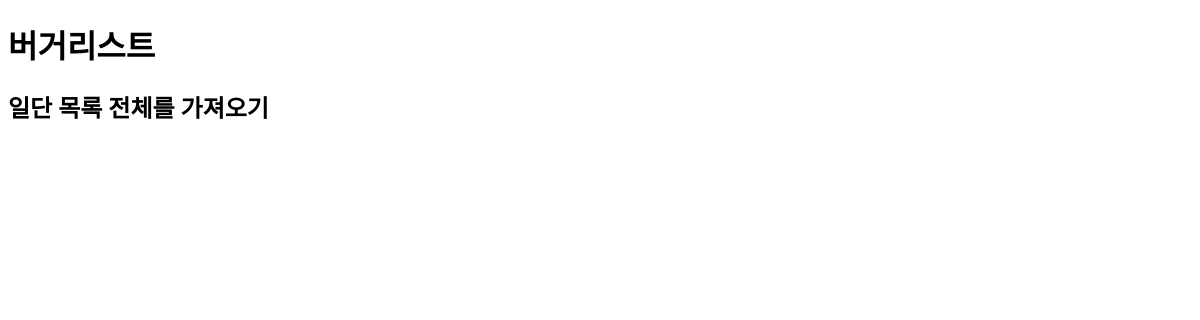
The page /list/ on the database as committed earlier.
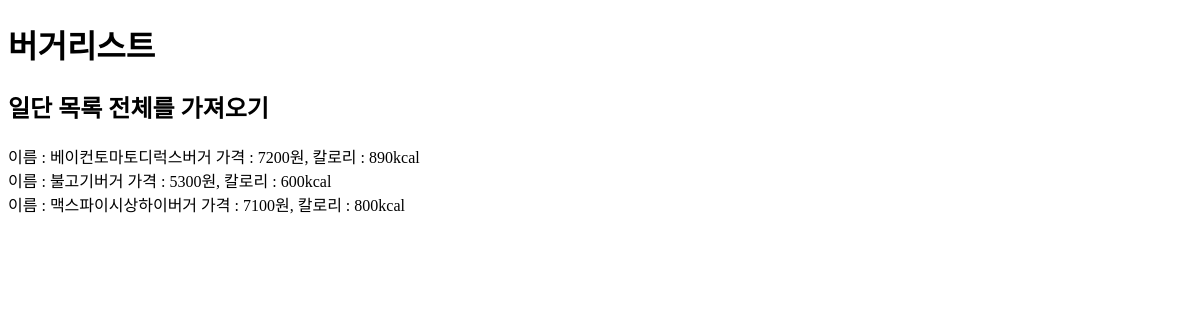
The same page on the database as committed later.
### burgers/models.py (models this page shows, shortened)
class Burger(models.Model):
    name = models.CharField(max_length=100)
    price = models.IntegerField(default=0)
    calories = models.IntegerField(default=0)

### pyburger/views.py (the view)
# urls.py: path('list/', burger_list),
def burger_list(request):
    burgers = Burger.objects.all()
    context = {'burgers': burgers}
    return render(request, 'burger_list.html',context)

### templates/burger_list.html (shortened to what this page needs)
<!DOCTYPE html>
<html lang="en">
<head>
</head>
<body>
 <h1>버거리스트</h1>
<h2>일단 목록 전체를 가져오기 </h2>
 {% for burger in burgers %}
    <div>
        이름 : {{ burger.name }}
        가격 : {{ burger.price }}원,
        칼로리 : {{ burger.calories }}kcal
    </div>
 {% endfor %}
</body>
</html>

Rows that differ between the two databases and show on the page:
added Burger: name "베이컨토마토디럭스버거", price "7200", calories "890"
added Burger: name "불고기버거", price "5300", calories "600"
added Burger: name "맥스파이시상하이버거", price "7100", calories "800"
